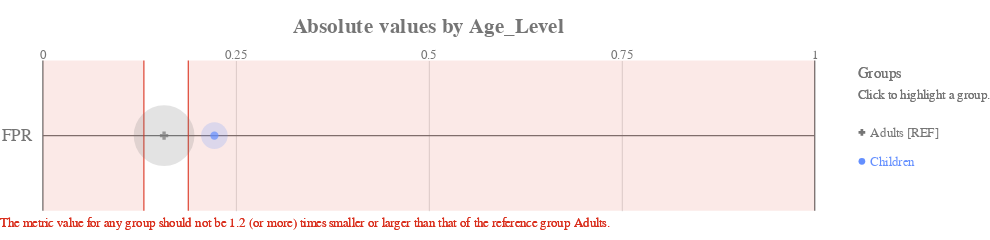

The code cell stored with this chart in its notebook:
### Code cell
ap.absolute(bdf, metrics, 'Age_Level', fairness_threshold = disparity_tolerance)

### Figure 1 — Vega-Lite specification as saved in the notebook (floating-point values rounded to 4 significant figures)
{"config": {"view": {"continuousWidth": 400, "continuousHeight": 300, "strokeWidth": 0}, "axisLeft": {"labelColor": "rgb(117,117,117)", "labelFont": "Arial", "labelFontSize": 16}, "title": {"align": "center", "baseline": "middle", "color": "rgb(117,117,117)", "font": "Arial", "fontSize": 20, "fontWeight": "bold"}}, "layer": [{"data": {"name": "data-b71d65f846bc74ae5caddb3a096fb136"}, "mark": {"type": "rule", "stroke": "rgb(117,117,117)", "strokeWidth": 1.25, "tooltip": ""}, "encoding": {"x": {"type": "quantitative", "field": "start", "scale": {"domain": [0, 1], "range": [40.0, 760.0]}}, "x2": {"field": "end"}, "y": {"type": "nominal", "axis": {"domain": false, "labelAngle": 0, "labelPadding": -30, "orient": "left", "ticks": false, "title": ""}, "field": "y_position", "scale": {"domain": ["FPR"], "range": [17.5, 157.5]}}}}, {"data": {"name": "data-6cfe259518f6c7b358d8f836a73e6b7f"}, "mark": {"type": "rule", "stroke": "rgb(117,117,117)", "strokeWidth": 1.25, "tooltip": ""}, "encoding": {"x": {"type": "quantitative", "field": "x_position", "scale": {"domain": [0, 1], "range": [40.0, 760.0]}}, "y": {"value": 17.5}, "y2": {"value": 157.5}}}, {"data": {"name": "data-60ed1133fa688d151d36705a369482e0"}, "mark": {"type": "text", "align": "center", "color": "rgb(117,117,117)", "font": "Arial", "fontSize": 12, "fontWeight": "normal", "tooltip": ""}, "encoding": {"text": {"type": "nominal", "field": "value"}, "x": {"type": "quantitative", "field": "value", "scale": {"domain": [0, 1], "range": [40.0, 760.0]}}, "y": {"value": 12.25}}}, {"layer": [{"mark": {"type": "rect", "opacity": 0.8, "stroke": "rgb(217, 46, 28)", "strokeWidth": 1.25, "tooltip": ""}, "encoding": {"x": {"type": "quantitative", "field": "lower_threshold_value", "scale": {"domain": [0, 1], "range": [40.0, 760.0]}}, "x2": {"field": "lower_threshold_value"}, "y": {"type": "nominal", "axis": {"domain": false, "grid": false, "labels": false, "ticks": false, "title": " "}, "field": "metric", "scale": {"domain": ["FPR"], "range": [17.5, 157.5]}}}}, {"mark": {"type": "rect", "opacity": 0.8, "stroke": "rgb(217, 46, 28)", "strokeWidth": 1.25, "tooltip": ""}, "encoding": {"x": {"type": "quantitative", "field": "upper_threshold_value", "scale": {"domain": [0, 1], "range": [40.0, 760.0]}}, "x2": {"field": "upper_threshold_value"}, "y": {"type": "nominal", "axis": {"domain": false, "grid": false, "labels": false, "ticks": false, "title": " "}, "field": "metric", "scale": {"domain": ["FPR"], "range": [17.5, 157.5]}}}}, {"layer": [{"mark": {"type": "rect", "fill": "rgb(217, 46, 28)", "opacity": 0.1, "tooltip": ""}, "encoding": {"x": {"type": "quantitative", "field": "lower_threshold_value", "scale": {"domain": [0, 1], "range": [40.0, 760.0]}}, "x2": {"field": "lower_end"}, "y": {"type": "nominal", "axis": {"domain": false, "grid": false, "labels": false, "ticks": false, "title": " "}, "field": "metric", "scale": {"domain": ["FPR"], "range": [17.5, 157.5]}}}}, {"mark": {"type": "rect", "fill": "rgb(217, 46, 28)", "opacity": 0.1, "tooltip": ""}, "encoding": {"x": {"type": "quantitative", "field": "upper_threshold_value", "scale": {"domain": [0, 1], "range": [40.0, 760.0]}}, "x2": {"field": "upper_end"}, "y": {"type": "nominal", "axis": {"domain": false, "grid": false, "labels": false, "ticks": false, "title": " "}, "field": "metric", "scale": {"domain": ["FPR"], "range": [17.5, 157.5]}}}}]}, {"data": {"name": "data-79dd248bdaa0ea02c535240e8ad022c8"}, "mark": {"type": "text", "align": "left", "baseline": "top", "fill": "rgb(217, 46, 28)", "font": "Arial", "fontSize": 12, "fontWeight": "normal", "tooltip": ""}, "encoding": {"text": {"value": "The metric value for any group should not be 1.2 (or more) times smaller or larger than that of the reference group Adults."}, "x": {"value": 0}, "y": {"value": 163.3}}}], "data": {"name": "data-4f70889bd60c12b21139359762424deb"}}, {"layer": [{"mark": "circle"}, {"data": {"name": "data-474072ac1340a049d4d35bf2bdbca3ce"}, "mark": {"type": "circle", "opacity": 0.2}, "encoding": {"color": {"condition": {"type": "nominal", "field": "attribute_value", "legend": null, "scale": {"domain": ["Adults", "Children"], "range": ["rgb(117,117,117)", "rgb(100, 143, 255)", "rgb(254, 97, 0)", "rgb(220, 38, 127)", "rgb(255, 176, 0)", "rgb(120, 94, 240)"]}, "selection": "selector029"}, "value": "rgb(224,224,224)"}, "size": {"type": "quantitative", "field": "group_size", "legend": null, "scale": {"domain": [0, 224.4], "range": [0, 3848.0]}}, "tooltip": [{"type": "nominal", "field": "attribute_value", "title": "Group"}, {"type": "nominal", "field": "tooltip_group_size", "title": "Group Size"}, {"type": "nominal", "field": "tooltip_disparity_explanation_fpr", "title": "Disparity"}, {"type": "quantitative", "field": "fpr", "format": ".2f", "title": "FPR"}], "x": {"type": "quantitative", "axis": {"domain": false, "labels": false, "ticks": false, "title": null, "values": [0.25, 0.5, 0.75]}, "field": "fpr", "scale": {"domain": [0, 1], "range": [40.0, 760.0]}}, "y": {"type": "nominal", "axis": {"domain": false, "grid": false, "labels": false, "ticks": false, "title": " "}, "field": "metric_variable", "scale": {"domain": ["FPR"], "range": [17.5, 157.5]}}}, "selection": {"selector031": {"type": "multi", "empty": "all", "fields": ["attribute_value"]}}, "transform": [{"calculate": "'FPR'", "as": "metric_variable"}]}, {"layer": [{"mark": "point"}, {"data": {"name": "data-474072ac1340a049d4d35bf2bdbca3ce"}, "mark": {"type": "point", "filled": true, "size": 60}, "encoding": {"color": {"condition": {"type": "nominal", "field": "attribute_value", "legend": null, "scale": {"domain": ["Adults", "Children"], "range": ["rgb(117,117,117)", "rgb(100, 143, 255)", "rgb(254, 97, 0)", "rgb(220, 38, 127)", "rgb(255, 176, 0)", "rgb(120, 94, 240)"]}, "selection": "selector029"}, "value": "rgb(224,224,224)"}, "shape": {"type": "nominal", "field": "attribute_value", "legend": null, "scale": {"domain": ["Adults", "Children"], "range": ["cross", "circle"]}}, "tooltip": [{"type": "nominal", "field": "attribute_value", "title": "Group"}, {"type": "nominal", "field": "tooltip_group_size", "title": "Group Size"}, {"type": "nominal", "field": "tooltip_disparity_explanation_fpr", "title": "Disparity"}, {"type": "quantitative", "field": "fpr", "format": ".2f", "title": "FPR"}], "x": {"type": "quantitative", "axis": {"domain": false, "labels": false, "ticks": false, "title": null, "values": [0.25, 0.5, 0.75]}, "field": "fpr", "scale": {"domain": [0, 1], "range": [40.0, 760.0]}}, "y": {"type": "nominal", "axis": {"domain": false, "grid": false, "labels": false, "ticks": false, "title": " "}, "field": "metric_variable", "scale": {"domain": ["FPR"], "range": [17.5, 157.5]}}}, "selection": {"selector030": {"type": "multi", "empty": "all", "fields": ["attribute_value"]}}, "transform": [{"calculate": "'FPR'", "as": "metric_variable"}]}]}]}, {"layer": [{"mark": {"type": "point", "filled": true, "opacity": 1, "size": 39.48}, "encoding": {"color": {"condition": {"type": "nominal", "field": "attribute_value", "legend": null, "scale": {"domain": ["Adults", "Children"], "range": ["rgb(117,117,117)", "rgb(100, 143, 255)", "rgb(254, 97, 0)", "rgb(220, 38, 127)", "rgb(255, 176, 0)", "rgb(120, 94, 240)"]}, "selection": "selector029"}, "value": "rgb(224,224,224)"}, "shape": {"type": "nominal", "field": "attribute_value", "legend": null, "scale": {"domain": ["Adults", "Children"], "range": ["cross", "circle"]}}, "x": {"value": 804}, "y": {"type": "nominal", "axis": {"domain": false, "grid": false, "labels": false, "ticks": false, "title": " "}, "field": "attribute_value", "scale": {"domain": ["Adults", "Children"], "range": [71, 125]}}}, "selection": {"selector029": {"type": "multi", "empty": "all", "fields": ["attribute_value"]}}}, {"mark": {"type": "text", "align": "left", "baseline": "middle", "font": "Arial", "fontSize": 12, "fontWeight": "normal"}, "encoding": {"color": {"condition": {"type": "nominal", "field": "attribute_value", "legend": null, "scale": {"domain": ["Adults", "Children"], "range": ["rgb(117,117,117)", "rgb(100, 143, 255)", "rgb(254, 97, 0)", "rgb(220, 38, 127)", "rgb(255, 176, 0)", "rgb(120, 94, 240)"]}, "selection": "selector029"}, "value": "rgb(224,224,224)"}, "text": {"type": "nominal", "field": "label"}, "x": {"value": 812}, "y": {"type": "nominal", "axis": {"domain": false, "grid": false, "labels": false, "ticks": false, "title": " "}, "field": "attribute_value", "scale": {"domain": ["Adults", "Children"], "range": [71, 125]}}}, "selection": {"selector032": {"type": "multi", "empty": "all", "fields": ["attribute_value"]}}}, {"data": {"name": "data-79dd248bdaa0ea02c535240e8ad022c8"}, "mark": {"type": "text", "align": "left", "baseline": "middle", "color": "rgb(117,117,117)", "font": "Arial", "fontSize": 12, "fontWeight": "normal"}, "encoding": {"text": {"value": "Click to highlight a group."}, "x": {"value": 800}, "y": {"value": 49}}}, {"data": {"name": "data-79dd248bdaa0ea02c535240e8ad022c8"}, "mark": {"type": "text", "align": "left", "baseline": "middle", "color": "rgb(117,117,117)", "font": "Arial", "fontSize": 14, "fontWeight": "normal"}, "encoding": {"text": {"value": "Groups"}, "x": {"value": 800}, "y": {"value": 30}}}], "data": {"name": "data-5633874912c6de05621e650b4de11111"}}], "height": 175, "padding": {"top": 15, "bottom": 10}, "resolve": {"scale": {"size": "independent", "y": "independent"}}, "title": "Absolute values by Age_Level", "width": 800, "$schema": "https://vega.github.io/schema/vega-lite/v4.8.1.json", "datasets": {"data-b71d65f846bc74ae5caddb3a096fb136": [{"y_position": "FPR", "start": 0, "end": 1}], "data-6cfe259518f6c7b358d8f836a73e6b7f": [{"x_position": 0}, {"x_position": 1}], "data-60ed1133fa688d151d36705a369482e0": [{"value": 0.0}, {"value": 0.25}, {"value": 0.5}, {"value": 0.75}, {"value": 1.0}], "data-4f70889bd60c12b21139359762424deb": [{"lower_end": 0, "upper_end": 1, "lower_threshold_value": 0.1309, "upper_threshold_value": 0.1884, "metric": "FPR"}], "data-79dd248bdaa0ea02c535240e8ad022c8": [{"a": 1, "b": 0}, {"a": 1, "b": 0}], "data-474072ac1340a049d4d35bf2bdbca3ce": [{"attribute_name": "Age_Level", "attribute_value": "Adults", "group_size": 187, "total_entities": 223, "fpr": 0.157, "fpr_disparity": 1.0, "fpr_disparity_scaled": 0.0, "tooltip_group_size": "187 (83.86%)", "tooltip_disparity_explanation_fpr": "Reference group"}, {"attribute_name": "Age_Level", "attribute_value": "Children", "group_size": 36, "total_entities": 223, "fpr": 0.2222, "fpr_disparity": 1.415, "fpr_disparity_scaled": 0.4152, "tooltip_group_size": "36 (16.14%)", "tooltip_disparity_explanation_fpr": "1.42 times larger FPR than the reference group"}], "data-5633874912c6de05621e650b4de11111": [{"attribute_value": "Adults", "label": "Adults [REF]"}, {"attribute_value": "Children", "label": "Children"}]}}
